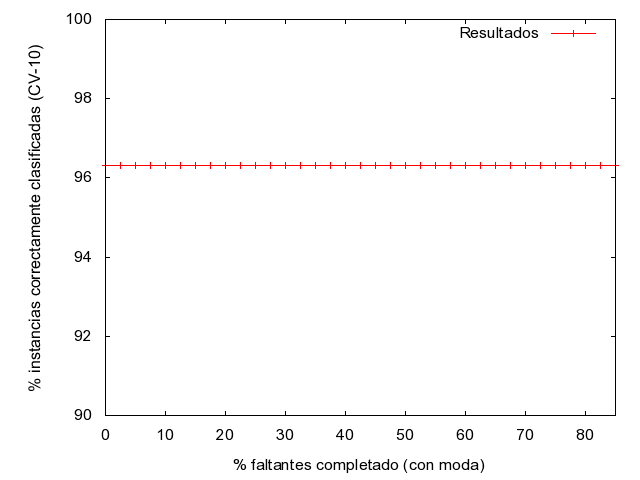

The gnuplot source for this figure:
set xrange [0:85]
set yrange [90:100]
set xlabel "% faltantes completado (con moda)"
set ylabel "% instancias correctamente clasificadas (CV-10)"
set terminal png
set output "C:\\dump\\ejercicio2\\graficos\\moda\\J48\\J48_porcentajes.png"
plot  "C:\\dump\\ejercicio2\\tablas\\moda\\J48_porcentajes.txt" using 1:2 title 'Resultados' with linespoints
